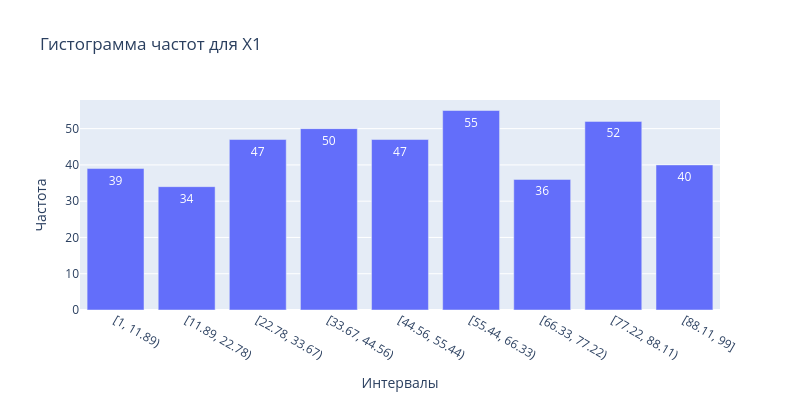

Notebook cell for this chart:
### Code cell
plot_freq_bar(x1_intervals, "Х1")

### Figure 1 — Plotly figure (JSON) as saved in the notebook; plotly's stock layout.template omitted (floating-point values rounded to 4 significant figures)
{"data": [{"hovertemplate": "Интервалы=%{x}<br>Частота=%{y}<extra></extra>", "legendgroup": "", "marker": {"color": "#636efa", "pattern": {"shape": ""}}, "name": "", "orientation": "v", "showlegend": false, "textposition": "auto", "texttemplate": "%{y}", "type": "bar", "x": ["[1, 11.89)", "[11.89, 22.78)", "[22.78, 33.67)", "[33.67, 44.56)", "[44.56, 55.44)", "[55.44, 66.33)", "[66.33, 77.22)", "[77.22, 88.11)", "[88.11, 99]"], "xaxis": "x", "y": [39, 34, 47, 50, 47, 55, 36, 52, 40], "yaxis": "y"}], "layout": {"barmode": "relative", "height": 400, "legend": {"tracegroupgap": 0}, "title": {"text": "Гистограмма частот для Х1"}, "width": 800, "xaxis": {"anchor": "y", "domain": [0, 1], "title": {"text": "Интервалы"}}, "yaxis": {"anchor": "x", "domain": [0, 1], "title": {"text": "Частота"}}}}
